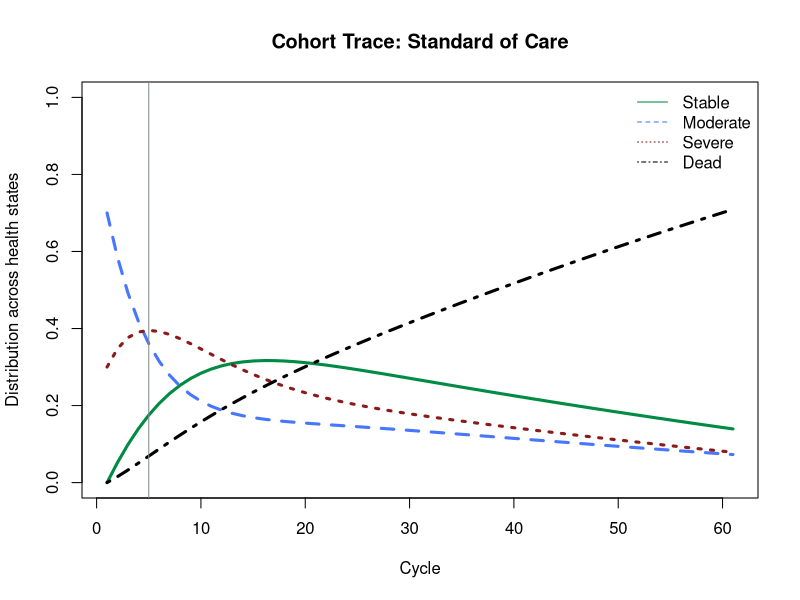
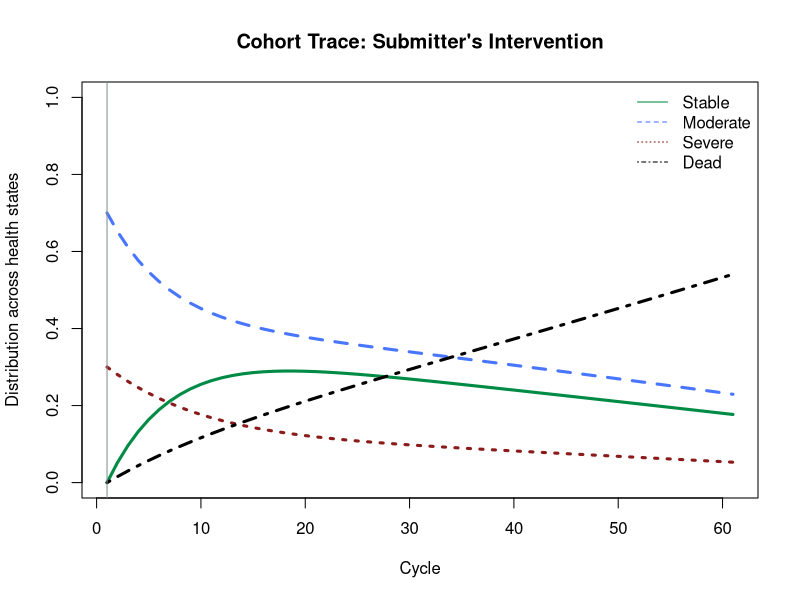

Generate these figures, in order, with R:
## CADTH 2023 Toy # Markov Model ###
## Institute of Health Economics ##

#install.packages("dplyr")
library(dplyr)
2
#install.packages("devtools")
#library(devtools)
#install.packages("ggplot2")
library(ggplot2)

####STRUCTURAL PARAMETERS####
options(scipen = 999)
n.t    <- 60        #Cycles - Time = Months
c.t    <- 12        #Number of Cycles in a Year
disc   <- 0.015/c.t  #Discount Rate
disc.c <- 1/(1 + disc)^(1:(n.t+1)) 
disc.u <- 1/(1 + disc)^(1:(n.t+1))
wtp.def<- 100000
wtp    <- seq(0,150000,by=1000)
wtp.str<- sprintf("%s",seq(0,150000,by=1000))
n.wtp  <- length(wtp)

####INPUT PARAMETERS####
strategy <- c("Standard of Care","Submitted Tx")   #Strategy Names
state    <- c("Stable","Moderate","Severe","Dead") #State Names
#Initial State Distribution
t0_dist  <- c("Stable"  = 0,
              "Moderate"= 0.70,
              "Severe"  = 0.30,
              "Dead"    = 0)
n.state  <- length(state)
n.strat  <- length(strategy)

#Transition Probability Input Parameters
##User-defined input parameters on the progression of observed persons, according to transition probability per cycle
##For simplification, all  other parameters are time-independent
p.stable_moderate <- 0.075
p.stable_severe   <- 0.01
p.moderate_stable <- 0.04
p.moderate_severe <- 0.12
p.severe_stable   <- 0.08
p.severe_moderate <- 0.001

##For Toy demonstration, mortality is a time-dependent parameter (probability changes over time). 
p.stable_dead    <- rep(0.004,n.t)
p.moderate_dead  <- rep(0.005,n.t)
p.severe_dead    <- rep(0.04,n.t)
for (t in 2:n.t) {
  p.stable_dead[t]   <- p.stable_dead[t-1]*(1.016^(0.024*t))
  p.moderate_dead[t] <- p.moderate_dead[t-1]*(1.016^(0.024*t))
  p.severe_dead[t]   <- p.severe_dead[t-1]*(1.016^(0.024*t))
}

#Treatment Effect 
#Submitter treatment reports an average 20% reduction in progression from moderate state to severe state
tx.moderate_severe  <- 0.20

#Cost Input Parameters
##Costs per cycle per health state
##Toy simplification; costs by health state are fixed, which is sometimes the case
c.stable   <- 50
c.moderate <- 150
c.severe   <- 200
c.dead     <- 0
c.tx       <- 100  #Submitter cost for all Moderate patients per cycle to avert Severe outcome

#Utility (QALY) Input Parameters
u.stable   <- 0.8
u.moderate <- 0.5
u.severe   <- 0.25
u.dead     <- 0 #QALY value for dead always 0

####MODEL BUILD####
#Create the cohort trace; Array = {Time, Run}
##Create trace for each Strategy
d.M.soc <- d.M.sub <- array(0,
                            dim = c(n.t+1, n.state),
                            dimnames = list(0:n.t, state))
d.M.soc[1,] <- d.M.sub[1,] <- t0_dist    # set initial state distribution

#Transition Matrix 
## Basic matrix is 2D: {State x State}
## To allow time-dependent probabilities add a dimension: {State x State x Time}
m.P.soc <- m.P.sub <- array(0,
                            dim = c(n.state, n.state, n.t),
                            dimnames = list(state,state,1:n.t))

#Build transition matrix for each strategy
##In this Toy, most of the transition matrix is identical but we will lay out all separately for clarity
#For Standard of Care
##from Stable
m.P.soc["Stable","Stable",]     <- 1-(p.stable_moderate+p.stable_severe+p.stable_dead) 
m.P.soc["Stable","Moderate",]   <- p.stable_moderate
m.P.soc["Stable","Severe",]     <- p.stable_severe
m.P.soc["Stable","Dead",]       <- p.stable_dead
##from Moderate
m.P.soc["Moderate","Moderate",] <- 1-(p.moderate_stable+p.moderate_severe+p.moderate_dead) 
m.P.soc["Moderate","Stable",]   <- p.moderate_stable
m.P.soc["Moderate","Severe",]   <- p.moderate_severe
m.P.soc["Moderate","Dead",]     <- p.moderate_dead
##from severe
m.P.soc["Severe","Severe",]     <- 1-(p.severe_moderate+p.severe_stable+p.severe_dead) 
m.P.soc["Severe","Moderate",]   <- p.severe_moderate
m.P.soc["Severe","Stable",]     <- p.severe_stable
m.P.soc["Severe","Dead",]       <- p.severe_dead
##from Dead
m.P.soc["Dead","Dead",]         <- 1

#For Standard of Care
##from Stable
m.P.sub["Stable","Stable",]     <- 1-(p.stable_moderate+p.stable_severe+p.stable_dead) 
m.P.sub["Stable","Moderate",]   <- p.stable_moderate
m.P.sub["Stable","Severe",]     <- p.stable_severe
m.P.sub["Stable","Dead",]       <- p.stable_dead
##from Moderate
m.P.sub["Moderate","Moderate",] <- 1-(p.moderate_stable+(p.moderate_severe*tx.moderate_severe)+p.moderate_dead) 
m.P.sub["Moderate","Stable",]   <- p.moderate_stable
m.P.sub["Moderate","Severe",]   <- p.moderate_severe*tx.moderate_severe
m.P.sub["Moderate","Dead",]     <- p.moderate_dead
##from severe
m.P.sub["Severe","Severe",]     <- 1-(p.severe_moderate+p.severe_stable+p.severe_dead) 
m.P.sub["Severe","Moderate",]   <- p.severe_moderate
m.P.sub["Severe","Stable",]     <- p.severe_stable
m.P.sub["Severe","Dead",]       <- p.severe_dead
##from Dead
m.P.sub["Dead","Dead",]         <- 1

####MODEL RUN####
for (t in 1:n.t)  {                                    # loop through the number of cycles
  d.M.soc[t+1,] <- d.M.soc[t,] %*% m.P.soc[,,t]  # estimate the state vector for the next cycle (t+1)
  d.M.sub[t+1,] <- d.M.sub[t,] %*% m.P.sub[,,t]
}

####PLOT RESULTS####
matplot(d.M.soc[], type = 'l',
        xlab = "Cycle",
        ylab = "Distribution across health states",
        ylim = c(0,1),
        main = "Cohort Trace: Standard of Care",
        col= c("springgreen4","royalblue1","firebrick4","black"),
        lwd = 3)
legend("topright", state, col= c("springgreen4","royalblue1","firebrick4","black"),lty = 1:4, bty = "n")
#Plot vertical line where Severe health state is highest
abline(v = which.max(d.M.soc[,"Severe"]), col = "azure4")

matplot(d.M.sub[], type = 'l',
        xlab = "Cycle",
        ylab = "Distribution across health states",
        ylim = c(0,1),
        main = "Cohort Trace: Submitter's Intervention",
        col= c("springgreen4","royalblue1","firebrick4","black"),
        lwd = 3)
legend("topright", state, col= c("springgreen4","royalblue1","firebrick4","black"),lty = 1:4, bty = "n")
#Plot vertical line where Severe health state is highest
abline(v = which.max(d.M.sub[,"Severe"]), col = "azure4")

#Mean Costs & QALYs
v.tc.soc <- d.M.soc %*% c(c.stable,c.moderate,c.severe,c.dead)
v.tc.sub <- d.M.sub %*% c(c.stable,c.moderate+c.tx,c.severe,c.dead)
v.tu.soc <- d.M.soc %*% c(u.stable,u.moderate,u.severe,u.dead)
v.tu.sub <- d.M.sub %*% c(u.stable,u.moderate,u.severe,u.dead)

#Discounted Mean Costs & QALYs
tc_soc <- v.tc.soc * disc.c
tc_sub <- v.tc.sub * disc.c
tu_soc <- v.tu.soc * disc.u
tu_sub <- v.tu.sub * disc.u

#Store Each Strategy into cost and QALY vectors
v.tc <- c(sum(tc_soc),sum(tc_sub))
v.tu <- c(sum(tu_soc),sum(tu_sub))

df_cu <- data.frame(Strategy = strategy,
                    Cost = v.tc,
                    Utility = v.tu/c.t,
                    Inc_Cost = 0,
                    Inc_Utility = 0,
                    INB = 0)

df_cu$Inc_Cost[df_cu$Strategy=="Submitted Tx"]    <- df_cu$Cost[df_cu$Strategy=="Submitted Tx"] - df_cu$Cost[df_cu$Strategy=="Standard of Care"]
df_cu$Inc_Utility[df_cu$Strategy=="Submitted Tx"] <- df_cu$Utility[df_cu$Strategy=="Submitted Tx"] - df_cu$Utility[df_cu$Strategy=="Standard of Care"]
df_cu$INB[df_cu$Strategy=="Submitted Tx"]         <- df_cu$Inc_Utility[df_cu$Strategy=="Submitted Tx"]*wtp.def - df_cu$Inc_Cost[df_cu$Strategy=="Submitted Tx"]

df_cu


